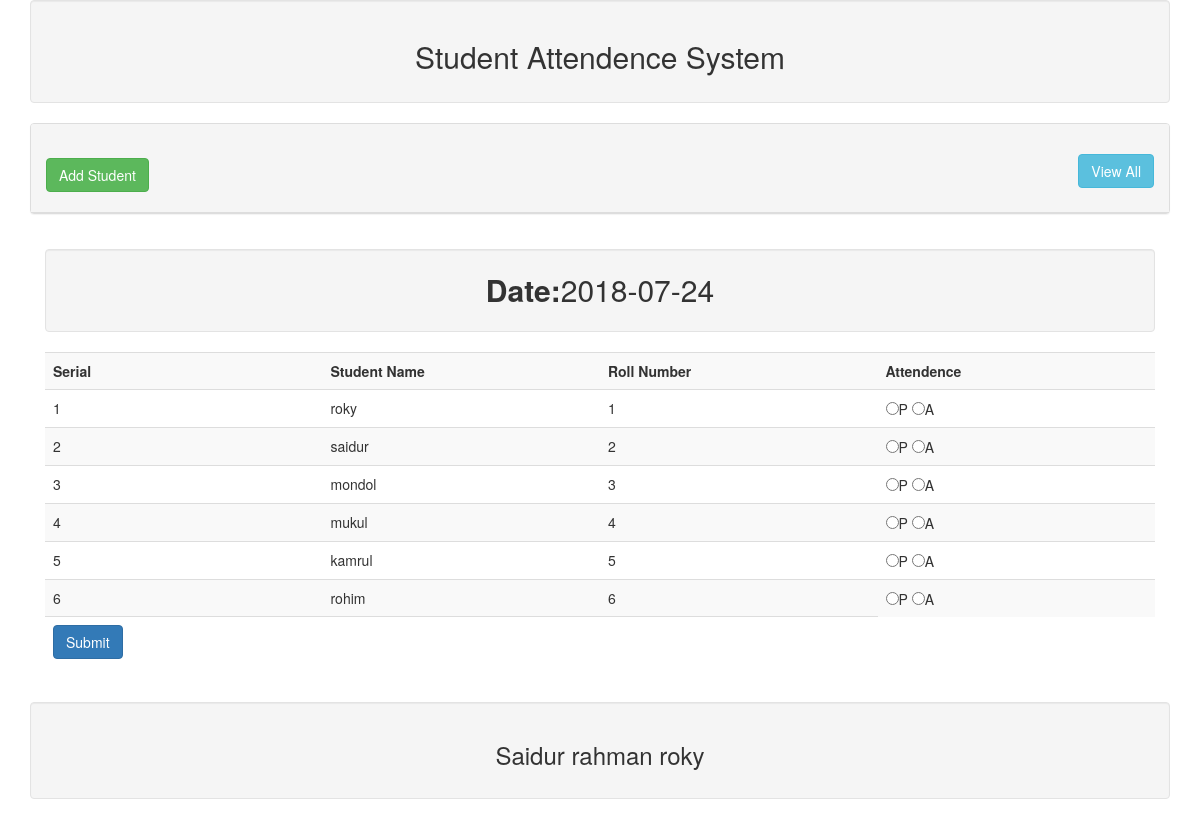
The page / on the database its author committed.
### tables this page shows
CREATE TABLE IF NOT EXISTS `tbl_student` (
  `id` int(11) NOT NULL AUTO_INCREMENT,
  `name` varchar(255) NOT NULL,
  `roll` int(11) NOT NULL,
  PRIMARY KEY (`id`)
);

### lib/Database.php (called while the page is built, shortened)
<?php
Class Database{
	public $host   = DB_HOST;
	public $user   = DB_USER;
	public $pass   = DB_PASS;
	public $dbname = DB_NAME;
	public $link;
	private function connectDB(){
	$this->link = new mysqli($this->host, $this->user, $this->pass, $this->dbname);
 }
	public function select($query){
		$result = $this->link->query($query) or die($this->link->error.__LINE__);
		if($result->num_rows > 0){
			return $result;
		} else {
			return false;
		}
	}
}

### lib/Student.php (called while the page is built, shortened)
<?php
	$filepath = realpath(dirname(__FILE__));
	include_once ($filepath.'/../lib/Database.php');
	class Student{
		private $db;
		function __construct()
		{
			$this -> db = new Database();
		}
		public function getStudent(){
			$query = "SELECT * FROM tbl_student";
			$result = $this -> db ->select($query);
			return $result;
		}
	}
?>

### index.php (the view, shortened to what this page needs)
<?php
	 include 'inc/header.php';
	 include 'lib/Student.php';
?>
<?php
	$stu = new Student();
	$curnt_date = date('Y-m-d');
?>
		<div class="panel panel-default">
			<div class="panel-heading">
				<h2>
					<a class="btn btn-success" href="add.php">Add Student</a>
					<a class="btn btn-info pull-right" href="dateview.php">View All</a>
				</h2>
			</div>
		</div>
		<div class="panel-body">
			<div class="well text-center" style="font-size:30px;">
				<strong>Date:</strong><?php echo $curnt_date;?>
			</div>
			<form method="post" action="">
				<table class="table table-striped">
					<tr>
						<th width="25%">Serial</th>
						<th width="25%">Student Name</th>
						<th width="25%">Roll Number</th>
						<th width="25%">Attendence</th>
					</tr>
			<?php
				$getstd = $stu ->getStudent();
				if($getstd){
					$i = 0;
					while ($result = $getstd ->fetch_assoc()) {
						$i++;
			?>
					<tr>
						<td><?php echo $i ;?></td>
						<td><?php echo $result['name'] ;?></td>
						<td><?php echo $result['roll'] ;?></td>
						<td>
							<input type="radio" name="attend[<?php echo $result['roll'] ;?>]" value="present">P
							<input type="radio" name="attend[<?php echo $result['roll'] ;?>]" value="absent">A
						</td>
					</tr>
			<?php } } ?>
					<tr>
						<td colspan="3">
						<input class="btn btn-primary" type="submit" name="submit" value="Submit">
					</td>
					</tr>
				</table>
			</form>
		</div>
<?php include 'inc/footer.php'; ?>

### inc/header.php (shortened to what this page needs)
<!doctype html>
<html>
<head>
	<link rel="stylesheet" href="inc/bootstrap.min.css">
</head>
<body>
	<div class="container">
		<div class="well text-center">
			<h2>Student Attendence System</h2>
		</div>

### inc/footer.php
		<div class="well text-center">
			<h3>Saidur rahman roky</h3>
		</div>
</body>
</html>

### rows shown on the page
tbl_student: name "roky", roll "1"
tbl_student: name "saidur", roll "2"
tbl_student: name "mondol", roll "3"
tbl_student: name "mukul", roll "4"
tbl_student: name "kamrul", roll "5"
tbl_student: name "rohim", roll "6"
